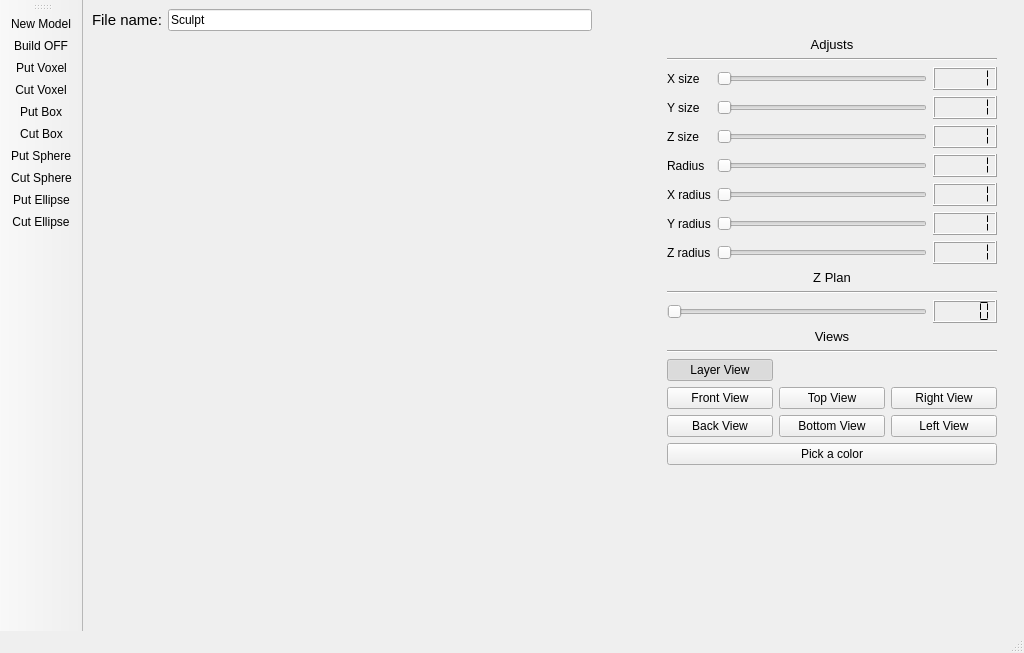
<?xml version="1.0" encoding="UTF-8"?>
<ui version="4.0">
 <class>MainWindow</class>
 <widget class="QMainWindow" name="MainWindow">
  <property name="geometry">
   <rect>
    <x>0</x>
    <y>0</y>
    <width>1024</width>
    <height>653</height>
   </rect>
  </property>
  <property name="windowTitle">
   <string>Digital Sculptor</string>
  </property>
  <widget class="QWidget" name="centralwidget">
   <property name="sizePolicy">
    <sizepolicy hsizetype="Preferred" vsizetype="Preferred">
     <horstretch>0</horstretch>
     <verstretch>0</verstretch>
    </sizepolicy>
   </property>
   <layout class="QVBoxLayout" name="verticalLayout_5">
    <item>
     <layout class="QHBoxLayout" name="horizontalLayout_3">
      <item>
       <widget class="QLabel" name="label_10">
        <property name="font">
         <font>
          <pointsize>11</pointsize>
         </font>
        </property>
        <property name="text">
         <string>File name:</string>
        </property>
       </widget>
      </item>
      <item>
       <widget class="QLineEdit" name="lineEditFileName">
        <property name="text">
         <string>Sculpt</string>
        </property>
       </widget>
      </item>
      <item>
       <spacer name="horizontalSpacer_3">
        <property name="orientation">
         <enum>Qt::Horizontal</enum>
        </property>
        <property name="sizeHint" stdset="0">
         <size>
          <width>40</width>
          <height>20</height>
         </size>
        </property>
       </spacer>
      </item>
     </layout>
    </item>
    <item>
     <layout class="QHBoxLayout" name="horizontalLayout" stretch="60,2,36,2">
      <item>
       <widget class="SculptorDisplay" name="sculptorDisplay" native="true">
        <property name="sizePolicy">
         <sizepolicy hsizetype="Expanding" vsizetype="Expanding">
          <horstretch>0</horstretch>
          <verstretch>0</verstretch>
         </sizepolicy>
        </property>
       </widget>
      </item>
      <item>
       <spacer name="horizontalSpacer">
        <property name="orientation">
         <enum>Qt::Horizontal</enum>
        </property>
        <property name="sizeHint" stdset="0">
         <size>
          <width>13</width>
          <height>13</height>
         </size>
        </property>
       </spacer>
      </item>
      <item>
       <layout class="QVBoxLayout" name="verticalLayout_4">
        <item>
         <layout class="QVBoxLayout" name="verticalLayout_3">
          <item>
           <widget class="QLabel" name="label_9">
            <property name="font">
             <font>
              <pointsize>10</pointsize>
             </font>
            </property>
            <property name="text">
             <string>Adjusts</string>
            </property>
            <property name="alignment">
             <set>Qt::AlignCenter</set>
            </property>
           </widget>
          </item>
          <item>
           <widget class="Line" name="line_2">
            <property name="orientation">
             <enum>Qt::Horizontal</enum>
            </property>
           </widget>
          </item>
          <item>
           <layout class="QGridLayout" name="gridLayout">
            <item row="2" column="0">
             <widget class="QLabel" name="label_7">
              <property name="text">
               <string>Z size</string>
              </property>
             </widget>
            </item>
            <item row="5" column="1">
             <widget class="QSlider" name="horizontalSliderYRadius">
              <property name="minimum">
               <number>1</number>
              </property>
              <property name="orientation">
               <enum>Qt::Horizontal</enum>
              </property>
             </widget>
            </item>
            <item row="3" column="1">
             <widget class="QSlider" name="horizontalSliderRadius">
              <property name="minimum">
               <number>1</number>
              </property>
              <property name="orientation">
               <enum>Qt::Horizontal</enum>
              </property>
             </widget>
            </item>
            <item row="3" column="2">
             <widget class="QLCDNumber" name="lcdNumber_8">
              <property name="segmentStyle">
               <enum>QLCDNumber::Flat</enum>
              </property>
              <property name="intValue" stdset="0">
               <number>1</number>
              </property>
             </widget>
            </item>
            <item row="6" column="1">
             <widget class="QSlider" name="horizontalSliderZRadius">
              <property name="minimum">
               <number>1</number>
              </property>
              <property name="orientation">
               <enum>Qt::Horizontal</enum>
              </property>
             </widget>
            </item>
            <item row="0" column="2">
             <widget class="QLCDNumber" name="lcdNumber">
              <property name="digitCount">
               <number>5</number>
              </property>
              <property name="segmentStyle">
               <enum>QLCDNumber::Flat</enum>
              </property>
              <property name="intValue" stdset="0">
               <number>1</number>
              </property>
             </widget>
            </item>
            <item row="3" column="0">
             <widget class="QLabel" name="label_8">
              <property name="text">
               <string>Radius</string>
              </property>
             </widget>
            </item>
            <item row="5" column="2">
             <widget class="QLCDNumber" name="lcdNumber_4">
              <property name="segmentStyle">
               <enum>QLCDNumber::Flat</enum>
              </property>
              <property name="intValue" stdset="0">
               <number>1</number>
              </property>
             </widget>
            </item>
            <item row="5" column="0">
             <widget class="QLabel" name="label_5">
              <property name="text">
               <string>Y radius</string>
              </property>
             </widget>
            </item>
            <item row="4" column="2">
             <widget class="QLCDNumber" name="lcdNumber_3">
              <property name="segmentStyle">
               <enum>QLCDNumber::Flat</enum>
              </property>
              <property name="intValue" stdset="0">
               <number>1</number>
              </property>
             </widget>
            </item>
            <item row="2" column="2">
             <widget class="QLCDNumber" name="lcdNumber_7">
              <property name="segmentStyle">
               <enum>QLCDNumber::Flat</enum>
              </property>
              <property name="intValue" stdset="0">
               <number>1</number>
              </property>
             </widget>
            </item>
            <item row="0" column="0">
             <widget class="QLabel" name="label_2">
              <property name="text">
               <string>X size</string>
              </property>
             </widget>
            </item>
            <item row="1" column="0">
             <widget class="QLabel" name="label_3">
              <property name="text">
               <string>Y size</string>
              </property>
             </widget>
            </item>
            <item row="1" column="1">
             <widget class="QSlider" name="horizontalSliderYSize">
              <property name="minimum">
               <number>1</number>
              </property>
              <property name="orientation">
               <enum>Qt::Horizontal</enum>
              </property>
             </widget>
            </item>
            <item row="4" column="0">
             <widget class="QLabel" name="label_4">
              <property name="text">
               <string>X radius</string>
              </property>
             </widget>
            </item>
            <item row="4" column="1">
             <widget class="QSlider" name="horizontalSliderXRadius">
              <property name="minimum">
               <number>1</number>
              </property>
              <property name="orientation">
               <enum>Qt::Horizontal</enum>
              </property>
             </widget>
            </item>
            <item row="2" column="1">
             <widget class="QSlider" name="horizontalSliderZSize">
              <property name="minimum">
               <number>1</number>
              </property>
              <property name="orientation">
               <enum>Qt::Horizontal</enum>
              </property>
             </widget>
            </item>
            <item row="0" column="1">
             <widget class="QSlider" name="horizontalSliderXSize">
              <property name="minimum">
               <number>1</number>
              </property>
              <property name="orientation">
               <enum>Qt::Horizontal</enum>
              </property>
             </widget>
            </item>
            <item row="6" column="2">
             <widget class="QLCDNumber" name="lcdNumber_5">
              <property name="segmentStyle">
               <enum>QLCDNumber::Flat</enum>
              </property>
              <property name="intValue" stdset="0">
               <number>1</number>
              </property>
             </widget>
            </item>
            <item row="1" column="2">
             <widget class="QLCDNumber" name="lcdNumber_2">
              <property name="segmentStyle">
               <enum>QLCDNumber::Flat</enum>
              </property>
              <property name="intValue" stdset="0">
               <number>1</number>
              </property>
             </widget>
            </item>
            <item row="6" column="0">
             <widget class="QLabel" name="label_6">
              <property name="text">
               <string>Z radius</string>
              </property>
             </widget>
            </item>
           </layout>
          </item>
         </layout>
        </item>
        <item>
         <layout class="QVBoxLayout" name="verticalLayout_2">
          <item>
           <widget class="QLabel" name="label">
            <property name="font">
             <font>
              <pointsize>10</pointsize>
             </font>
            </property>
            <property name="text">
             <string>Z Plan</string>
            </property>
            <property name="alignment">
             <set>Qt::AlignCenter</set>
            </property>
           </widget>
          </item>
          <item>
           <widget class="Line" name="line_3">
            <property name="orientation">
             <enum>Qt::Horizontal</enum>
            </property>
           </widget>
          </item>
          <item>
           <layout class="QGridLayout" name="gridLayout_3">
            <item row="0" column="0">
             <widget class="QSlider" name="horizontalSliderPlan">
              <property name="orientation">
               <enum>Qt::Horizontal</enum>
              </property>
             </widget>
            </item>
            <item row="0" column="1">
             <widget class="QLCDNumber" name="lcdNumber_6">
              <property name="segmentStyle">
               <enum>QLCDNumber::Flat</enum>
              </property>
             </widget>
            </item>
           </layout>
          </item>
         </layout>
        </item>
        <item>
         <layout class="QVBoxLayout" name="verticalLayout">
          <item>
           <widget class="QLabel" name="label_11">
            <property name="font">
             <font>
              <pointsize>10</pointsize>
             </font>
            </property>
            <property name="text">
             <string>Views</string>
            </property>
            <property name="alignment">
             <set>Qt::AlignCenter</set>
            </property>
           </widget>
          </item>
          <item>
           <widget class="Line" name="line_4">
            <property name="orientation">
             <enum>Qt::Horizontal</enum>
            </property>
           </widget>
          </item>
          <item>
           <layout class="QGridLayout" name="gridLayout_2">
            <item row="2" column="1">
             <widget class="QPushButton" name="pushButtonBottomView">
              <property name="text">
               <string>Bottom View</string>
              </property>
              <property name="iconSize">
               <size>
                <width>50</width>
                <height>50</height>
               </size>
              </property>
              <property name="checkable">
               <bool>true</bool>
              </property>
             </widget>
            </item>
            <item row="1" column="0">
             <widget class="QPushButton" name="pushButtonFrontView">
              <property name="text">
               <string>Front View</string>
              </property>
              <property name="iconSize">
               <size>
                <width>50</width>
                <height>50</height>
               </size>
              </property>
              <property name="checkable">
               <bool>true</bool>
              </property>
             </widget>
            </item>
            <item row="1" column="1">
             <widget class="QPushButton" name="pushButtonTopView">
              <property name="text">
               <string>Top View</string>
              </property>
              <property name="iconSize">
               <size>
                <width>50</width>
                <height>50</height>
               </size>
              </property>
              <property name="checkable">
               <bool>true</bool>
              </property>
             </widget>
            </item>
            <item row="1" column="2">
             <widget class="QPushButton" name="pushButtonRightView">
              <property name="text">
               <string>Right View</string>
              </property>
              <property name="iconSize">
               <size>
                <width>50</width>
                <height>50</height>
               </size>
              </property>
              <property name="checkable">
               <bool>true</bool>
              </property>
             </widget>
            </item>
            <item row="2" column="0">
             <widget class="QPushButton" name="pushButtonBackView">
              <property name="text">
               <string>Back View</string>
              </property>
              <property name="iconSize">
               <size>
                <width>50</width>
                <height>50</height>
               </size>
              </property>
              <property name="checkable">
               <bool>true</bool>
              </property>
             </widget>
            </item>
            <item row="2" column="2">
             <widget class="QPushButton" name="pushButtonLeftView">
              <property name="text">
               <string>Left View</string>
              </property>
              <property name="iconSize">
               <size>
                <width>50</width>
                <height>50</height>
               </size>
              </property>
              <property name="checkable">
               <bool>true</bool>
              </property>
             </widget>
            </item>
            <item row="0" column="0">
             <widget class="QPushButton" name="pushButtonLayerView">
              <property name="text">
               <string>Layer View</string>
              </property>
              <property name="checkable">
               <bool>true</bool>
              </property>
              <property name="checked">
               <bool>true</bool>
              </property>
             </widget>
            </item>
           </layout>
          </item>
          <item>
           <widget class="QPushButton" name="pushButtonColor">
            <property name="text">
             <string>Pick a color</string>
            </property>
           </widget>
          </item>
          <item>
           <spacer name="verticalSpacer_4">
            <property name="orientation">
             <enum>Qt::Vertical</enum>
            </property>
            <property name="sizeHint" stdset="0">
             <size>
              <width>20</width>
              <height>40</height>
             </size>
            </property>
           </spacer>
          </item>
         </layout>
        </item>
       </layout>
      </item>
      <item>
       <spacer name="horizontalSpacer_2">
        <property name="orientation">
         <enum>Qt::Horizontal</enum>
        </property>
        <property name="sizeHint" stdset="0">
         <size>
          <width>13</width>
          <height>487</height>
         </size>
        </property>
       </spacer>
      </item>
     </layout>
    </item>
   </layout>
  </widget>
  <widget class="QMenuBar" name="menubar">
   <property name="geometry">
    <rect>
     <x>0</x>
     <y>0</y>
     <width>1024</width>
     <height>21</height>
    </rect>
   </property>
  </widget>
  <widget class="QStatusBar" name="statusbar"/>
  <widget class="QToolBar" name="toolBar">
   <property name="windowTitle">
    <string>toolBar</string>
   </property>
   <property name="movable">
    <bool>true</bool>
   </property>
   <property name="orientation">
    <enum>Qt::Vertical</enum>
   </property>
   <property name="iconSize">
    <size>
     <width>50</width>
     <height>50</height>
    </size>
   </property>
   <attribute name="toolBarArea">
    <enum>LeftToolBarArea</enum>
   </attribute>
   <attribute name="toolBarBreak">
    <bool>false</bool>
   </attribute>
   <addaction name="actionNewModel"/>
   <addaction name="actionBuildOFF"/>
   <addaction name="actionPutVoxel"/>
   <addaction name="actionCutVoxel"/>
   <addaction name="actionPutBox"/>
   <addaction name="actionCutBox"/>
   <addaction name="actionPutSphere"/>
   <addaction name="actionCutSphere"/>
   <addaction name="actionPutEllipse"/>
   <addaction name="actionCutEllipse"/>
  </widget>
  <action name="actionNewModel">
   <property name="icon">
    <iconset resource="assets.qrc">
     <normaloff>:/icons/assets/newmodel.svg</normaloff>:/icons/assets/newmodel.svg</iconset>
   </property>
   <property name="text">
    <string>New Model</string>
   </property>
   <property name="toolTip">
    <string>New Model</string>
   </property>
  </action>
  <action name="actionBuildOFF">
   <property name="checkable">
    <bool>false</bool>
   </property>
   <property name="icon">
    <iconset resource="assets.qrc">
     <normaloff>:/icons/assets/buildoff.svg</normaloff>:/icons/assets/buildoff.svg</iconset>
   </property>
   <property name="text">
    <string>Build OFF</string>
   </property>
   <property name="toolTip">
    <string>Build OFF File</string>
   </property>
  </action>
  <action name="actionPutVoxel">
   <property name="checkable">
    <bool>true</bool>
   </property>
   <property name="icon">
    <iconset resource="assets.qrc">
     <normaloff>:/icons/assets/putvoxel.svg</normaloff>:/icons/assets/putvoxel.svg</iconset>
   </property>
   <property name="text">
    <string>Put Voxel</string>
   </property>
   <property name="toolTip">
    <string>Put Voxel</string>
   </property>
  </action>
  <action name="actionCutVoxel">
   <property name="checkable">
    <bool>true</bool>
   </property>
   <property name="icon">
    <iconset resource="assets.qrc">
     <normaloff>:/icons/assets/cutvoxel.svg</normaloff>:/icons/assets/cutvoxel.svg</iconset>
   </property>
   <property name="text">
    <string>Cut Voxel</string>
   </property>
   <property name="toolTip">
    <string>Cut Voxel</string>
   </property>
  </action>
  <action name="actionPutBox">
   <property name="checkable">
    <bool>true</bool>
   </property>
   <property name="icon">
    <iconset resource="assets.qrc">
     <normaloff>:/icons/assets/putbox.svg</normaloff>:/icons/assets/putbox.svg</iconset>
   </property>
   <property name="text">
    <string>Put Box</string>
   </property>
   <property name="toolTip">
    <string>Put Box</string>
   </property>
  </action>
  <action name="actionCutBox">
   <property name="checkable">
    <bool>true</bool>
   </property>
   <property name="icon">
    <iconset resource="assets.qrc">
     <normaloff>:/icons/assets/cutbox.svg</normaloff>:/icons/assets/cutbox.svg</iconset>
   </property>
   <property name="text">
    <string>Cut Box</string>
   </property>
   <property name="toolTip">
    <string>Cut Box</string>
   </property>
  </action>
  <action name="actionPutSphere">
   <property name="checkable">
    <bool>true</bool>
   </property>
   <property name="icon">
    <iconset resource="assets.qrc">
     <normaloff>:/icons/assets/putsphere.svg</normaloff>:/icons/assets/putsphere.svg</iconset>
   </property>
   <property name="text">
    <string>Put Sphere</string>
   </property>
   <property name="toolTip">
    <string>Put Sphere</string>
   </property>
  </action>
  <action name="actionCutSphere">
   <property name="checkable">
    <bool>true</bool>
   </property>
   <property name="icon">
    <iconset resource="assets.qrc">
     <normaloff>:/icons/assets/cutsphere.svg</normaloff>:/icons/assets/cutsphere.svg</iconset>
   </property>
   <property name="text">
    <string>Cut Sphere</string>
   </property>
   <property name="toolTip">
    <string>Cut Sphere</string>
   </property>
  </action>
  <action name="actionPutEllipse">
   <property name="checkable">
    <bool>true</bool>
   </property>
   <property name="icon">
    <iconset resource="assets.qrc">
     <normaloff>:/icons/assets/putellipse.svg</normaloff>:/icons/assets/putellipse.svg</iconset>
   </property>
   <property name="text">
    <string>Put Ellipse</string>
   </property>
   <property name="toolTip">
    <string>Put Ellipse</string>
   </property>
  </action>
  <action name="actionCutEllipse">
   <property name="checkable">
    <bool>true</bool>
   </property>
   <property name="icon">
    <iconset resource="assets.qrc">
     <normaloff>:/icons/assets/cutellipse.svg</normaloff>:/icons/assets/cutellipse.svg</iconset>
   </property>
   <property name="text">
    <string>Cut Ellipse</string>
   </property>
   <property name="toolTip">
    <string>Cut Ellipse</string>
   </property>
  </action>
 </widget>
 <customwidgets>
  <customwidget>
   <class>SculptorDisplay</class>
   <extends>QWidget</extends>
   <header>sculptordisplay.h</header>
   <container>1</container>
  </customwidget>
 </customwidgets>
 <resources>
  <include location="assets.qrc"/>
 </resources>
 <connections>
  <connection>
   <sender>horizontalSliderXSize</sender>
   <signal>valueChanged(int)</signal>
   <receiver>lcdNumber</receiver>
   <slot>display(int)</slot>
   <hints>
    <hint type="sourcelabel">
     <x>918</x>
     <y>135</y>
    </hint>
    <hint type="destinationlabel">
     <x>988</x>
     <y>139</y>
    </hint>
   </hints>
  </connection>
  <connection>
   <sender>horizontalSliderYSize</sender>
   <signal>valueChanged(int)</signal>
   <receiver>lcdNumber_2</receiver>
   <slot>display(int)</slot>
   <hints>
    <hint type="sourcelabel">
     <x>918</x>
     <y>164</y>
    </hint>
    <hint type="destinationlabel">
     <x>988</x>
     <y>168</y>
    </hint>
   </hints>
  </connection>
  <connection>
   <sender>horizontalSliderXRadius</sender>
   <signal>valueChanged(int)</signal>
   <receiver>lcdNumber_3</receiver>
   <slot>display(int)</slot>
   <hints>
    <hint type="sourcelabel">
     <x>918</x>
     <y>251</y>
    </hint>
    <hint type="destinationlabel">
     <x>988</x>
     <y>255</y>
    </hint>
   </hints>
  </connection>
  <connection>
   <sender>horizontalSliderYRadius</sender>
   <signal>valueChanged(int)</signal>
   <receiver>lcdNumber_4</receiver>
   <slot>display(int)</slot>
   <hints>
    <hint type="sourcelabel">
     <x>918</x>
     <y>280</y>
    </hint>
    <hint type="destinationlabel">
     <x>988</x>
     <y>284</y>
    </hint>
   </hints>
  </connection>
  <connection>
   <sender>horizontalSliderZRadius</sender>
   <signal>valueChanged(int)</signal>
   <receiver>lcdNumber_5</receiver>
   <slot>display(int)</slot>
   <hints>
    <hint type="sourcelabel">
     <x>918</x>
     <y>309</y>
    </hint>
    <hint type="destinationlabel">
     <x>988</x>
     <y>313</y>
    </hint>
   </hints>
  </connection>
  <connection>
   <sender>horizontalSliderPlan</sender>
   <signal>valueChanged(int)</signal>
   <receiver>lcdNumber_6</receiver>
   <slot>display(int)</slot>
   <hints>
    <hint type="sourcelabel">
     <x>918</x>
     <y>425</y>
    </hint>
    <hint type="destinationlabel">
     <x>988</x>
     <y>429</y>
    </hint>
   </hints>
  </connection>
  <connection>
   <sender>horizontalSliderZSize</sender>
   <signal>valueChanged(int)</signal>
   <receiver>lcdNumber_7</receiver>
   <slot>display(int)</slot>
   <hints>
    <hint type="sourcelabel">
     <x>888</x>
     <y>184</y>
    </hint>
    <hint type="destinationlabel">
     <x>937</x>
     <y>191</y>
    </hint>
   </hints>
  </connection>
  <connection>
   <sender>horizontalSliderRadius</sender>
   <signal>valueChanged(int)</signal>
   <receiver>lcdNumber_8</receiver>
   <slot>display(int)</slot>
   <hints>
    <hint type="sourcelabel">
     <x>883</x>
     <y>213</y>
    </hint>
    <hint type="destinationlabel">
     <x>945</x>
     <y>216</y>
    </hint>
   </hints>
  </connection>
 </connections>
</ui>
